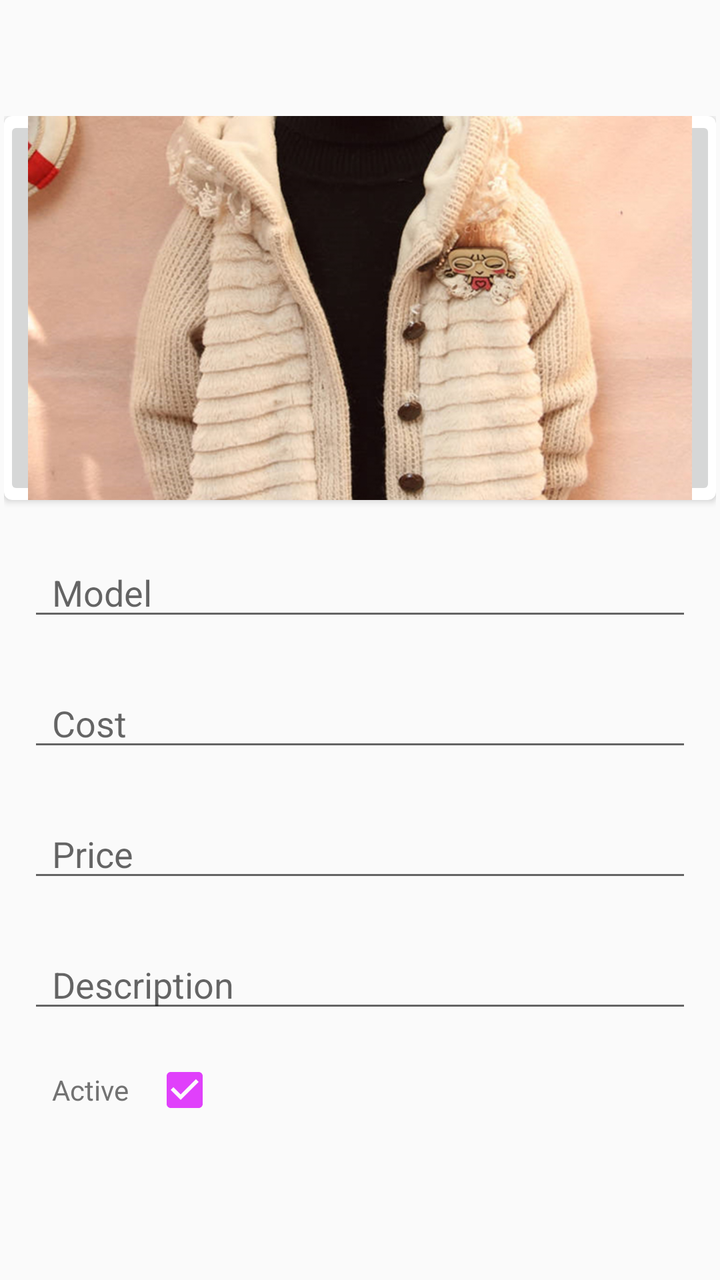
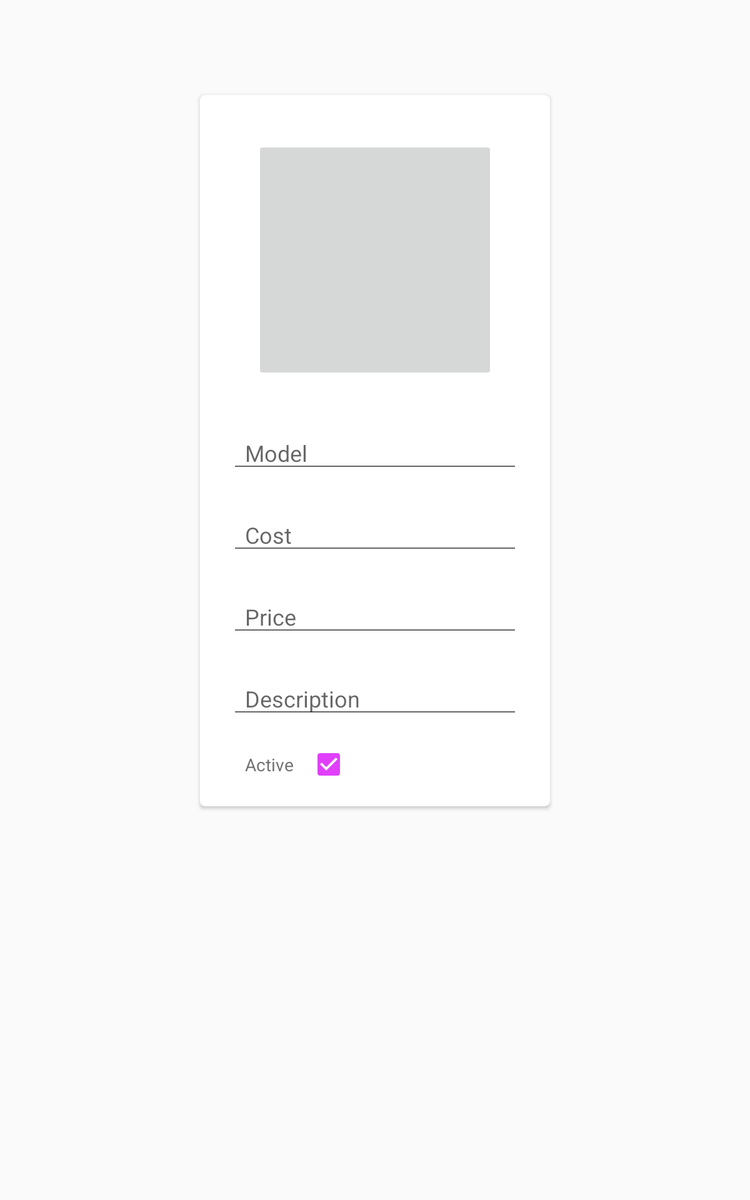

An Android layout and its configuration variant, each rendered on a device that would load it. The default file and the variant file are quoted in full after the pictures.
<!-- AndroidManifest.xml: application theme AppTheme -->
<!-- res/layout/fragment_product2.xml -->
<LinearLayout xmlns:android="http://schemas.android.com/apk/res/android"
    xmlns:tools="http://schemas.android.com/tools"
    xmlns:card_view="http://schemas.android.com/apk/res-auto"
    android:layout_width="match_parent"
    android:layout_height="fill_parent"
    android:layout_marginTop="?attr/actionBarSize"
    tools:context="com.mx.kanjo.openclothes.ui.ProductActivity.ProductFragment">

    <ScrollView
        android:layout_width="fill_parent"
        android:layout_height="fill_parent">


        <LinearLayout
            android:layout_width="fill_parent"
            android:layout_height="fill_parent"
            android:padding="2dp"
            android:orientation="vertical">


            <android.support.v7.widget.CardView
                android:layout_width="fill_parent"
                android:layout_height="wrap_content"
                card_view:cardCornerRadius="4dp"
                android:layout_marginBottom="12dp"
                android:gravity="center">

            <ImageButton
                android:id="@+id/img_new_product"
                android:layout_width="fill_parent"
                android:layout_height="192dp"
                android:contentDescription="Pick an image"
                android:layout_gravity="center"
                android:scaleType="centerCrop"
                tools:src="@drawable/cb_002"
                />
            </android.support.v7.widget.CardView>


            <EditText
                android:id="@+id/edit_product_model"
                android:layout_width="fill_parent"
                android:layout_height="wrap_content"
                android:hint="Model"
                android:layout_margin="12dp"
                android:layout_marginTop="24dp"
                android:layout_gravity="center"
                android:paddingLeft="12dp"
                android:paddingRight="12dp"
                />

            <EditText
                android:id="@+id/edit_product_cost"
                android:layout_width="fill_parent"
                android:layout_height="wrap_content"
                android:hint="Cost"
                android:layout_margin="12dp"
                android:layout_gravity="center"
                android:paddingLeft="12dp"
                android:paddingRight="12dp"
                android:inputType="numberDecimal"
                />

            <EditText
                android:id="@+id/edit_product_price"
                android:layout_width="fill_parent"
                android:layout_height="wrap_content"
                android:hint="Price"
                android:layout_margin="12dp"
                android:layout_gravity="center"
                android:paddingLeft="12dp"
                android:paddingRight="12dp"
                android:inputType="numberDecimal"
                />

            <EditText
                android:id="@+id/edit_product_description"
                android:layout_width="fill_parent"
                android:layout_height="wrap_content"
                android:hint="Description"
                android:layout_margin="12dp"
                android:layout_gravity="center"
                android:paddingLeft="12dp"
                android:paddingRight="12dp"
                />

            <LinearLayout
                android:layout_width="fill_parent"
                android:layout_height="wrap_content"
                android:orientation="horizontal"
                android:paddingLeft="12dp"
                android:paddingRight="12dp">
                <TextView
                    android:layout_width="wrap_content"
                    android:layout_height="wrap_content"
                    android:text="@string/product_is_active"
                    android:padding="12dp"
                    android:textColor="@color/secondary_text"

                    />
                <CheckBox
                    android:id="@+id/check_product_active"
                    android:layout_width="wrap_content"
                    android:layout_height="wrap_content"
                    android:checked="true"
                    />
            </LinearLayout>

        </LinearLayout>


    </ScrollView>
</LinearLayout>
<!-- resources referenced by this layout -->
<resources>
  <color name="secondary_text">#727272</color>
  <!-- drawable cb_002: jpg bitmap (drawable, 348525 bytes) -->
  <string name="product_is_active">Active</string>
  <style name="AppTheme" parent="Theme.AppCompat.Light.NoActionBar">
          
  
          
          <item name="colorPrimary">@color/primary</item>
  
      
          <item name="colorPrimaryDark">@color/primary_dark</item>
  
      
          <item name="colorAccent">@color/accent</item>
  
  
      
  
  
      </style>
  <color name="primary">#3F51B5</color>
  <color name="primary_dark">#303F9F</color>
  <color name="accent">#E040FB</color>
</resources>
<!-- res/layout-sw600dp/fragment_product2.xml (the repository's variant of the layout above) -->
<!-- drawn on a 7-inch tablet held upright -->
<LinearLayout xmlns:android="http://schemas.android.com/apk/res/android"
    xmlns:tools="http://schemas.android.com/tools"
    xmlns:card_view="http://schemas.android.com/apk/res-auto"
    android:layout_width="match_parent"
    android:layout_height="fill_parent"
    android:paddingLeft="@dimen/activity_horizontal_margin"
    android:paddingRight="@dimen/activity_horizontal_margin"
    android:layout_marginTop="?attr/actionBarSize"
    tools:context="com.mx.kanjo.openclothes.ui.ProductActivity.ProductFragment">

    <ScrollView
        android:layout_width="fill_parent"
        android:layout_height="fill_parent">

    <android.support.v7.widget.CardView
                android:layout_width="fill_parent"
                android:layout_height="match_parent"

                card_view:cardCornerRadius="4dp"
                android:layout_marginTop="12dp"
                android:layout_marginLeft="144dp"
                android:layout_marginRight="144dp"
                android:gravity="center">

        <LinearLayout
            android:layout_width="fill_parent"
            android:layout_height="fill_parent"
            android:padding="12dp"
            android:orientation="vertical">


            <ImageButton
                android:id="@+id/img_new_product"
                android:layout_width="192dp"
                android:layout_height="192dp"
                android:contentDescription="Pick an image"
                android:layout_gravity="center"
                android:layout_margin="24dp"/>


            <EditText
                android:id="@+id/edit_product_model"
                android:layout_width="fill_parent"
                android:layout_height="wrap_content"
                android:hint="Model"
                android:layout_margin="12dp"
                android:layout_gravity="center"
                android:paddingLeft="12dp"
                android:paddingRight="12dp"
                />

            <EditText
                android:id="@+id/edit_product_cost"
                android:layout_width="fill_parent"
                android:layout_height="wrap_content"
                android:hint="Cost"
                android:layout_margin="12dp"
                android:layout_gravity="center"
                android:paddingLeft="12dp"
                android:paddingRight="12dp"
                android:inputType="numberDecimal"
                />

            <EditText
                android:id="@+id/edit_product_price"
                android:layout_width="fill_parent"
                android:layout_height="wrap_content"
                android:hint="Price"
                android:layout_margin="12dp"
                android:layout_gravity="center"
                android:paddingLeft="12dp"
                android:paddingRight="12dp"
                android:inputType="numberDecimal"
                />

            <EditText
                android:id="@+id/edit_product_description"
                android:layout_width="fill_parent"
                android:layout_height="wrap_content"
                android:hint="Description"
                android:layout_margin="12dp"
                android:layout_gravity="center"
                android:paddingLeft="12dp"
                android:paddingRight="12dp"
                />

            <LinearLayout
                android:layout_width="fill_parent"
                android:layout_height="wrap_content"
                android:orientation="horizontal"
                android:paddingLeft="12dp"
                android:paddingRight="12dp">
                <TextView
                    android:layout_width="wrap_content"
                    android:layout_height="wrap_content"
                    android:text="@string/product_is_active"
                    android:padding="12dp"
                    android:textColor="@color/secondary_text"

                    />
                <CheckBox
                    android:id="@+id/check_product_active"
                    android:layout_width="wrap_content"
                    android:layout_height="wrap_content"
                    android:checked="true"
                    />
            </LinearLayout>

        </LinearLayout>

        </android.support.v7.widget.CardView>
    </ScrollView>
</LinearLayout>
<!-- resources referenced by the variant -->
<!-- as a 7-inch tablet held upright resolves them -->
<resources>
  <color name="secondary_text">#727272</color>
  <!-- from res/values-sw600dp/ -->
  <dimen name="activity_horizontal_margin">16dp</dimen>
  <string name="product_is_active">Active</string>
  <style name="AppTheme" parent="Theme.AppCompat.Light.NoActionBar">
          
  
          
          <item name="colorPrimary">@color/primary</item>
  
      
          <item name="colorPrimaryDark">@color/primary_dark</item>
  
      
          <item name="colorAccent">@color/accent</item>
  
  
      
  
  
      </style>
  <color name="primary">#3F51B5</color>
  <color name="primary_dark">#303F9F</color>
  <color name="accent">#E040FB</color>
</resources>
